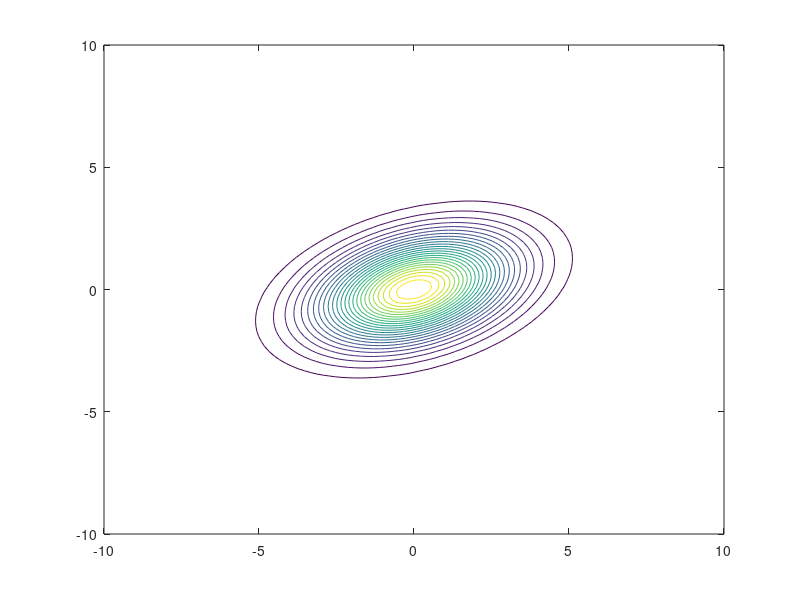

MATLAB code for this plot: (Note: this script raises an error after producing the figure.)
clear all


%define Gaussian distribution to be sampled
Cov = [[4 1];[1 2]];
InvCov = inv(Cov);

%generate values for plotting
x = linspace(-10,10);
y = linspace(-10,10);
[X,Y]=meshgrid(x,y);
for loop1=1:length(x)
    for loop2=1:length(y)
        P(loop1,loop2) = exp(-.5*( [X(loop1,loop2) Y(loop1,loop2)]*InvCov*[X(loop1,loop2); Y(loop1,loop2)]));
    end
end
contour(x,y,P,25)
hold on

X=[8,8]; %starting value
stepsize=3*[.5 .5]; %step sizes for Metropolis random walk
NumSamples = 10^5;  %number of samples


%evaluate prob for first sample
logprob = -.5*( [X(1) X(2)]*InvCov*[X(1); X(2)]);


%intialize radnom number generator
rand('state', sum(100*clock)); %reset random number generator

%define 'previous values'
Xprev=X;
logprobprev=logprob;


%begin Monte Carlo Metropolis walk
M=zeros(length(X),NumSamples);


all_logprob = zeros(1,NumSamples);

for loop=1:NumSamples

    %take a random step in model space    
    r=(-1).^round(rand(size(X))).*rand(size(X));
    r=r.*stepsize; 
    X=X+r;

    %compute log probability
   logprob2 = -.5*( [X(1) X(2)]*InvCov*[X(1); X(2)]);

    %use Metropolis rule to decide whether or not to accept model
    accept=metropolis(logprob,logprob2);
    
    if accept==1  %if accept==1, keep the model
       logprob=logprob2;
       Xprev=X;
       logprobprev=logprob;
    else  %if accept==0, discard this model and retain previous            
        X=Xprev;
        logprob=logprobprev;
    end

    ll_logprob(loop) = logprob;
    
    %plot sample
    plot(X(1),X(2),'k.');
    pause(0.1)
    drawnow

end %loop


